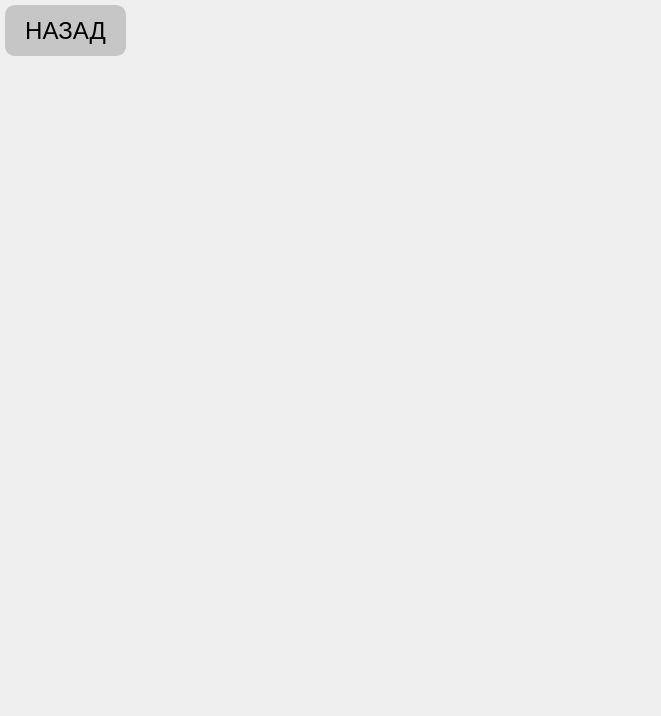
<?xml version="1.0" encoding="UTF-8"?>
<ui version="4.0">
 <class>RulesWindow</class>
 <widget class="QMainWindow" name="RulesWindow">
  <property name="geometry">
   <rect>
    <x>0</x>
    <y>0</y>
    <width>661</width>
    <height>716</height>
   </rect>
  </property>
  <property name="windowTitle">
   <string>MainWindow</string>
  </property>
  <widget class="QWidget" name="rules_widget">
   <widget class="QLabel" name="label">
    <property name="geometry">
     <rect>
      <x>0</x>
      <y>0</y>
      <width>662</width>
      <height>692</height>
     </rect>
    </property>
    <property name="text">
     <string/>
    </property>
    <property name="pixmap">
     <pixmap>image/rules.png</pixmap>
    </property>
    <property name="scaledContents">
     <bool>true</bool>
    </property>
   </widget>
   <widget class="QPushButton" name="back_rules">
    <property name="geometry">
     <rect>
      <x>5</x>
      <y>5</y>
      <width>121</width>
      <height>51</height>
     </rect>
    </property>
    <property name="font">
     <font>
      <family>Tahoma</family>
      <pointsize>18</pointsize>
      <weight>50</weight>
      <bold>false</bold>
     </font>
    </property>
    <property name="styleSheet">
     <string notr="true">QPushButton {
    color: black;
    background-color: #C6C6C6;
    border: 2px solid #C6C6C6;
    border-radius: 10px;
    padding: 5px 10px;
}

QPushButton:hover {
    background-color: #B3B3B3;
}

QPushButton:pressed {
    background-color: #A0A0A0;
}</string>
    </property>
    <property name="text">
     <string>НАЗАД</string>
    </property>
   </widget>
  </widget>
  <widget class="QMenuBar" name="menubar">
   <property name="geometry">
    <rect>
     <x>0</x>
     <y>0</y>
     <width>661</width>
     <height>26</height>
    </rect>
   </property>
  </widget>
 </widget>
 <resources/>
 <connections/>
</ui>
